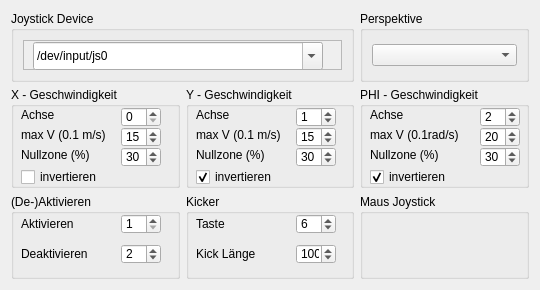
<ui version="4.0" >
 <class>JoystickWidget</class>
 <widget class="QWidget" name="JoystickWidget" >
  <property name="geometry" >
   <rect>
    <x>0</x>
    <y>0</y>
    <width>540</width>
    <height>290</height>
   </rect>
  </property>
  <property name="windowTitle" >
   <string>Joystick Widget</string>
  </property>
  <widget class="QGroupBox" name="groupBox6" >
   <property name="geometry" >
    <rect>
     <x>11</x>
     <y>194</y>
     <width>169</width>
     <height>85</height>
    </rect>
   </property>
   <property name="font" >
    <font/>
   </property>
   <property name="title" >
    <string>(De-)Aktivieren</string>
   </property>
   <widget class="QLabel" name="textLabel1_6" >
    <property name="geometry" >
     <rect>
      <x>10</x>
      <y>20</y>
      <width>70</width>
      <height>20</height>
     </rect>
    </property>
    <property name="text" >
     <string>Aktivieren</string>
    </property>
    <property name="wordWrap" >
     <bool>false</bool>
    </property>
   </widget>
   <widget class="QLabel" name="textLabel2" >
    <property name="geometry" >
     <rect>
      <x>10</x>
      <y>50</y>
      <width>80</width>
      <height>20</height>
     </rect>
    </property>
    <property name="text" >
     <string>Deaktivieren</string>
    </property>
    <property name="wordWrap" >
     <bool>false</bool>
    </property>
   </widget>
   <widget class="QSpinBox" name="spinBoxDeactivateButtonIdx" >
    <property name="geometry" >
     <rect>
      <x>110</x>
      <y>50</y>
      <width>40</width>
      <height>20</height>
     </rect>
    </property>
    <property name="minimum" >
     <number>1</number>
    </property>
    <property name="value" >
     <number>2</number>
    </property>
   </widget>
   <widget class="QSpinBox" name="spinBoxActivateButtonIdx" >
    <property name="geometry" >
     <rect>
      <x>110</x>
      <y>20</y>
      <width>40</width>
      <height>20</height>
     </rect>
    </property>
    <property name="minimum" >
     <number>1</number>
    </property>
    <property name="value" >
     <number>1</number>
    </property>
   </widget>
  </widget>
  <widget class="QGroupBox" name="groupBox8" >
   <property name="geometry" >
    <rect>
     <x>360</x>
     <y>194</y>
     <width>169</width>
     <height>85</height>
    </rect>
   </property>
   <property name="title" >
    <string>Maus Joystick</string>
   </property>
   <widget class="TribotsTools::MouseJoyWidget" native="1" name="mouseJoyWidget1" >
    <property name="geometry" >
     <rect>
      <x>10</x>
      <y>20</y>
      <width>151</width>
      <height>60</height>
     </rect>
    </property>
   </widget>
  </widget>
  <widget class="QGroupBox" name="groupBoxKick" >
   <property name="geometry" >
    <rect>
     <x>186</x>
     <y>194</y>
     <width>168</width>
     <height>85</height>
    </rect>
   </property>
   <property name="font" >
    <font/>
   </property>
   <property name="title" >
    <string>Kicker</string>
   </property>
   <widget class="QLabel" name="textLabel1_7" >
    <property name="geometry" >
     <rect>
      <x>10</x>
      <y>50</y>
      <width>70</width>
      <height>20</height>
     </rect>
    </property>
    <property name="text" >
     <string>Kick Länge</string>
    </property>
    <property name="wordWrap" >
     <bool>false</bool>
    </property>
   </widget>
   <widget class="QSpinBox" name="spinBoxKickLength" >
    <property name="geometry" >
     <rect>
      <x>110</x>
      <y>50</y>
      <width>40</width>
      <height>20</height>
     </rect>
    </property>
    <property name="maximum" >
     <number>500</number>
    </property>
    <property name="minimum" >
     <number>1</number>
    </property>
    <property name="singleStep" >
     <number>1</number>
    </property>
    <property name="value" >
     <number>100</number>
    </property>
   </widget>
   <widget class="QSpinBox" name="spinBoxKickButtonIdx" >
    <property name="geometry" >
     <rect>
      <x>110</x>
      <y>20</y>
      <width>40</width>
      <height>20</height>
     </rect>
    </property>
    <property name="minimum" >
     <number>1</number>
    </property>
    <property name="value" >
     <number>6</number>
    </property>
   </widget>
   <widget class="QLabel" name="textLabel1_4" >
    <property name="geometry" >
     <rect>
      <x>10</x>
      <y>20</y>
      <width>57</width>
      <height>20</height>
     </rect>
    </property>
    <property name="text" >
     <string>Taste</string>
    </property>
    <property name="wordWrap" >
     <bool>false</bool>
    </property>
   </widget>
  </widget>
  <widget class="QGroupBox" name="groupBoxXVel_2" >
   <property name="geometry" >
    <rect>
     <x>186</x>
     <y>87</y>
     <width>168</width>
     <height>101</height>
    </rect>
   </property>
   <property name="font" >
    <font/>
   </property>
   <property name="title" >
    <string>Y - Geschwindigkeit</string>
   </property>
   <widget class="QLabel" name="textLabel1_2" >
    <property name="geometry" >
     <rect>
      <x>10</x>
      <y>20</y>
      <width>40</width>
      <height>15</height>
     </rect>
    </property>
    <property name="text" >
     <string>Achse</string>
    </property>
    <property name="wordWrap" >
     <bool>false</bool>
    </property>
   </widget>
   <widget class="QLabel" name="textLabel1_5_3_2" >
    <property name="geometry" >
     <rect>
      <x>10</x>
      <y>60</y>
      <width>79</width>
      <height>15</height>
     </rect>
    </property>
    <property name="text" >
     <string>Nullzone (%)</string>
    </property>
    <property name="wordWrap" >
     <bool>false</bool>
    </property>
   </widget>
   <widget class="QCheckBox" name="checkBoxYInvert" >
    <property name="geometry" >
     <rect>
      <x>10</x>
      <y>80</y>
      <width>110</width>
      <height>20</height>
     </rect>
    </property>
    <property name="text" >
     <string>invertieren</string>
    </property>
    <property name="checked" >
     <bool>true</bool>
    </property>
   </widget>
   <widget class="QSpinBox" name="spinBoxYAxisIdx" >
    <property name="geometry" >
     <rect>
      <x>110</x>
      <y>20</y>
      <width>40</width>
      <height>20</height>
     </rect>
    </property>
    <property name="value" >
     <number>1</number>
    </property>
   </widget>
   <widget class="QSpinBox" name="spinBoxYAxisNull" >
    <property name="geometry" >
     <rect>
      <x>110</x>
      <y>60</y>
      <width>40</width>
      <height>20</height>
     </rect>
    </property>
    <property name="maximum" >
     <number>100</number>
    </property>
    <property name="singleStep" >
     <number>1</number>
    </property>
    <property name="value" >
     <number>30</number>
    </property>
   </widget>
   <widget class="QSpinBox" name="spinBoxYAxisMaxV" >
    <property name="geometry" >
     <rect>
      <x>110</x>
      <y>40</y>
      <width>40</width>
      <height>20</height>
     </rect>
    </property>
    <property name="maximum" >
     <number>40</number>
    </property>
    <property name="singleStep" >
     <number>1</number>
    </property>
    <property name="value" >
     <number>15</number>
    </property>
   </widget>
   <widget class="QLabel" name="textLabel1_5_2" >
    <property name="geometry" >
     <rect>
      <x>10</x>
      <y>40</y>
      <width>99</width>
      <height>16</height>
     </rect>
    </property>
    <property name="text" >
     <string>max V (0.1 m/s)</string>
    </property>
    <property name="wordWrap" >
     <bool>false</bool>
    </property>
   </widget>
  </widget>
  <widget class="QGroupBox" name="groupBoxXVel" >
   <property name="geometry" >
    <rect>
     <x>11</x>
     <y>87</y>
     <width>169</width>
     <height>101</height>
    </rect>
   </property>
   <property name="font" >
    <font/>
   </property>
   <property name="title" >
    <string>X - Geschwindigkeit</string>
   </property>
   <widget class="QCheckBox" name="checkBoxXInvert" >
    <property name="geometry" >
     <rect>
      <x>10</x>
      <y>80</y>
      <width>110</width>
      <height>20</height>
     </rect>
    </property>
    <property name="text" >
     <string>invertieren</string>
    </property>
   </widget>
   <widget class="QSpinBox" name="spinBoxXAxisNull" >
    <property name="geometry" >
     <rect>
      <x>110</x>
      <y>60</y>
      <width>40</width>
      <height>20</height>
     </rect>
    </property>
    <property name="maximum" >
     <number>100</number>
    </property>
    <property name="singleStep" >
     <number>1</number>
    </property>
    <property name="value" >
     <number>30</number>
    </property>
   </widget>
   <widget class="QLabel" name="textLabel1_5" >
    <property name="geometry" >
     <rect>
      <x>10</x>
      <y>40</y>
      <width>99</width>
      <height>16</height>
     </rect>
    </property>
    <property name="text" >
     <string>max V (0.1 m/s)</string>
    </property>
    <property name="wordWrap" >
     <bool>false</bool>
    </property>
   </widget>
   <widget class="QSpinBox" name="spinBoxXAxisMaxV" >
    <property name="geometry" >
     <rect>
      <x>110</x>
      <y>40</y>
      <width>40</width>
      <height>20</height>
     </rect>
    </property>
    <property name="maximum" >
     <number>40</number>
    </property>
    <property name="singleStep" >
     <number>1</number>
    </property>
    <property name="value" >
     <number>15</number>
    </property>
   </widget>
   <widget class="QSpinBox" name="spinBoxXAxisIdx" >
    <property name="geometry" >
     <rect>
      <x>110</x>
      <y>20</y>
      <width>40</width>
      <height>20</height>
     </rect>
    </property>
   </widget>
   <widget class="QLabel" name="textLabel1_5_3" >
    <property name="geometry" >
     <rect>
      <x>10</x>
      <y>60</y>
      <width>79</width>
      <height>15</height>
     </rect>
    </property>
    <property name="text" >
     <string>Nullzone (%)</string>
    </property>
    <property name="wordWrap" >
     <bool>false</bool>
    </property>
   </widget>
   <widget class="QLabel" name="textLabel1" >
    <property name="geometry" >
     <rect>
      <x>10</x>
      <y>20</y>
      <width>40</width>
      <height>15</height>
     </rect>
    </property>
    <property name="text" >
     <string>Achse</string>
    </property>
    <property name="wordWrap" >
     <bool>false</bool>
    </property>
   </widget>
  </widget>
  <widget class="QGroupBox" name="groupBoxJoyDev" >
   <property name="geometry" >
    <rect>
     <x>11</x>
     <y>11</y>
     <width>343</width>
     <height>71</height>
    </rect>
   </property>
   <property name="font" >
    <font/>
   </property>
   <property name="title" >
    <string>Joystick Device</string>
   </property>
   <layout class="QGridLayout" >
    <property name="margin" >
     <number>9</number>
    </property>
    <property name="spacing" >
     <number>6</number>
    </property>
    <item row="0" column="0" >
     <widget class="QFrame" name="frameJoyDev" >
      <property name="autoFillBackground" >
       <bool>true</bool>
      </property>
      <property name="frameShape" >
       <enum>QFrame::StyledPanel</enum>
      </property>
      <property name="frameShadow" >
       <enum>QFrame::Plain</enum>
      </property>
      <property name="lineWidth" >
       <number>0</number>
      </property>
      <widget class="QComboBox" name="comboBoxJoyDev" >
       <property name="geometry" >
        <rect>
         <x>10</x>
         <y>2</y>
         <width>290</width>
         <height>28</height>
        </rect>
       </property>
       <property name="editable" >
        <bool>true</bool>
       </property>
       <item>
        <property name="text" >
         <string>/dev/input/js0</string>
        </property>
       </item>
       <item>
        <property name="text" >
         <string>/dev/input/js1</string>
        </property>
       </item>
       <item>
        <property name="text" >
         <string>/dev/input/js2</string>
        </property>
       </item>
       <item>
        <property name="text" >
         <string>/dev/input/js3</string>
        </property>
       </item>
       <item>
        <property name="text" >
         <string>Maus</string>
        </property>
       </item>
      </widget>
     </widget>
    </item>
   </layout>
  </widget>
  <widget class="QGroupBox" name="groupBoxXVel_3" >
   <property name="geometry" >
    <rect>
     <x>360</x>
     <y>87</y>
     <width>169</width>
     <height>101</height>
    </rect>
   </property>
   <property name="font" >
    <font/>
   </property>
   <property name="title" >
    <string>PHI - Geschwindigkeit</string>
   </property>
   <widget class="QCheckBox" name="checkBoxPhiInvert" >
    <property name="geometry" >
     <rect>
      <x>10</x>
      <y>80</y>
      <width>110</width>
      <height>20</height>
     </rect>
    </property>
    <property name="text" >
     <string>invertieren</string>
    </property>
    <property name="checked" >
     <bool>true</bool>
    </property>
   </widget>
   <widget class="QSpinBox" name="spinBoxPhiAxisIdx" >
    <property name="geometry" >
     <rect>
      <x>120</x>
      <y>20</y>
      <width>40</width>
      <height>20</height>
     </rect>
    </property>
    <property name="value" >
     <number>2</number>
    </property>
   </widget>
   <widget class="QSpinBox" name="spinBoxPhiAxisNull" >
    <property name="geometry" >
     <rect>
      <x>120</x>
      <y>60</y>
      <width>40</width>
      <height>20</height>
     </rect>
    </property>
    <property name="maximum" >
     <number>100</number>
    </property>
    <property name="singleStep" >
     <number>1</number>
    </property>
    <property name="value" >
     <number>30</number>
    </property>
   </widget>
   <widget class="QLabel" name="textLabel1_5_3_3" >
    <property name="geometry" >
     <rect>
      <x>10</x>
      <y>60</y>
      <width>79</width>
      <height>15</height>
     </rect>
    </property>
    <property name="text" >
     <string>Nullzone (%)</string>
    </property>
    <property name="wordWrap" >
     <bool>false</bool>
    </property>
   </widget>
   <widget class="QSpinBox" name="spinBoxPhiAxisMaxV" >
    <property name="geometry" >
     <rect>
      <x>120</x>
      <y>40</y>
      <width>40</width>
      <height>20</height>
     </rect>
    </property>
    <property name="maximum" >
     <number>80</number>
    </property>
    <property name="value" >
     <number>20</number>
    </property>
   </widget>
   <widget class="QLabel" name="textLabel1_5_2_2" >
    <property name="geometry" >
     <rect>
      <x>10</x>
      <y>40</y>
      <width>105</width>
      <height>15</height>
     </rect>
    </property>
    <property name="text" >
     <string>max V (0.1rad/s)</string>
    </property>
    <property name="wordWrap" >
     <bool>false</bool>
    </property>
   </widget>
   <widget class="QLabel" name="textLabel1_3" >
    <property name="geometry" >
     <rect>
      <x>10</x>
      <y>20</y>
      <width>40</width>
      <height>15</height>
     </rect>
    </property>
    <property name="text" >
     <string>Achse</string>
    </property>
    <property name="wordWrap" >
     <bool>false</bool>
    </property>
   </widget>
  </widget>
  <widget class="QGroupBox" name="groupBox7" >
   <property name="geometry" >
    <rect>
     <x>360</x>
     <y>11</y>
     <width>169</width>
     <height>71</height>
    </rect>
   </property>
   <property name="font" >
    <font/>
   </property>
   <property name="title" >
    <string>Perspektive</string>
   </property>
   <layout class="QGridLayout" >
    <property name="margin" >
     <number>9</number>
    </property>
    <property name="spacing" >
     <number>6</number>
    </property>
    <item row="0" column="0" >
     <widget class="QComboBox" name="comboBoxPerspective" />
    </item>
   </layout>
  </widget>
 </widget>
 <layoutdefault spacing="6" margin="11" />
 <customwidgets>
  <customwidget>
   <class>TribotsTools::MouseJoyWidget</class>
   <extends>QWidget</extends>
   <header>../MouseJoyWidget.h</header>
  </customwidget>
 </customwidgets>
 <tabstops>
  <tabstop>comboBoxJoyDev</tabstop>
  <tabstop>spinBoxXAxisIdx</tabstop>
  <tabstop>spinBoxXAxisMaxV</tabstop>
  <tabstop>spinBoxXAxisNull</tabstop>
  <tabstop>checkBoxXInvert</tabstop>
  <tabstop>spinBoxYAxisIdx</tabstop>
  <tabstop>spinBoxYAxisMaxV</tabstop>
  <tabstop>spinBoxYAxisNull</tabstop>
  <tabstop>checkBoxYInvert</tabstop>
  <tabstop>spinBoxPhiAxisIdx</tabstop>
  <tabstop>spinBoxPhiAxisMaxV</tabstop>
  <tabstop>spinBoxPhiAxisNull</tabstop>
  <tabstop>checkBoxPhiInvert</tabstop>
  <tabstop>spinBoxKickButtonIdx</tabstop>
 </tabstops>
 <resources/>
 <connections/>
</ui>
